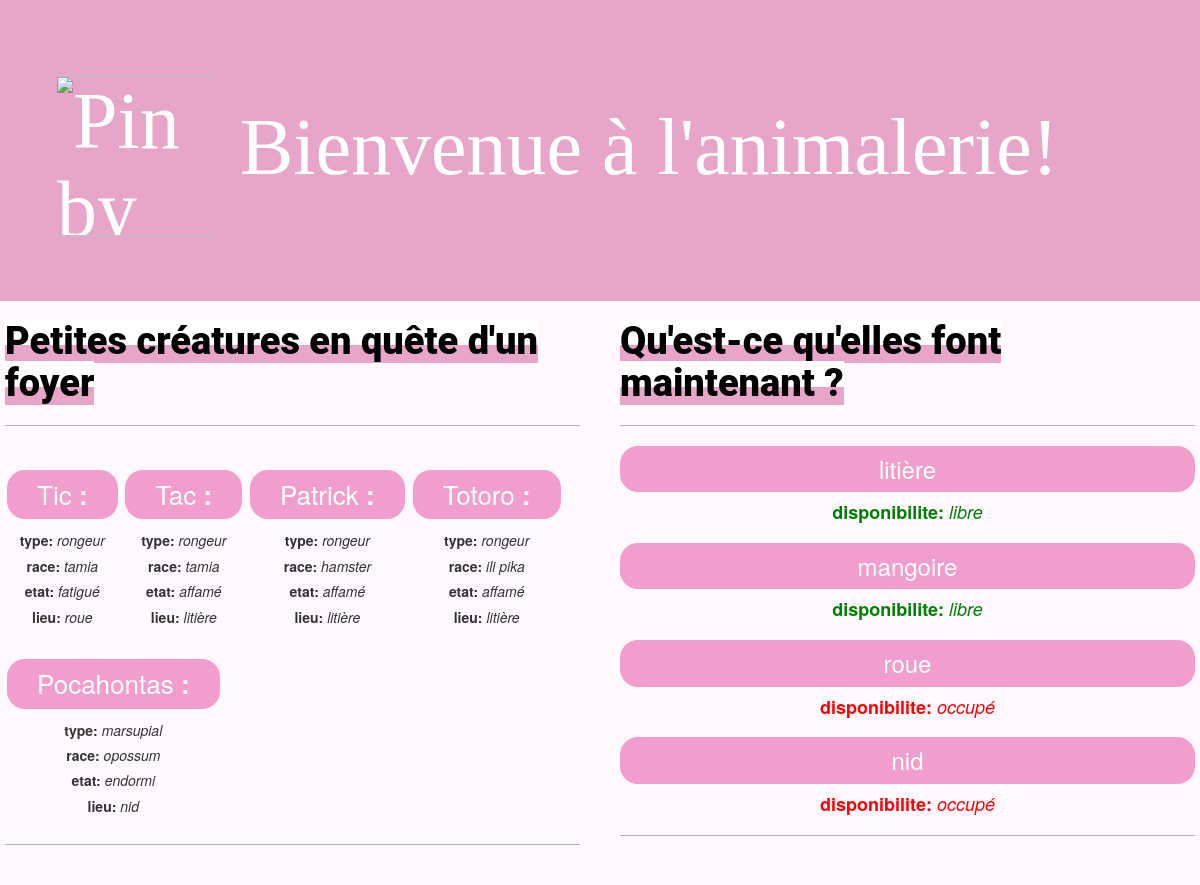
The page / on the database its author committed.
### animalerie/models.py (models this page shows, shortened)
class Animal(models.Model):
    id_animal = models.CharField(max_length=100, primary_key=True)
    etat = models.CharField(max_length=20)
    type = models.CharField(max_length=20)
    race = models.CharField(max_length=20)
    photo = models.CharField(max_length=200)
    lieu = models.ForeignKey(Equipement, on_delete=models.CASCADE)

class Equipement(models.Model):
    id_equip = models.CharField(max_length=100, primary_key=True)
    disponibilite = models.CharField(max_length=20)
    photo = models.CharField(max_length=200)
    def __str__(self):
        return self.id_equip

### animalerie/views.py (the view)
# urls.py: path('', views.animal_list, name='animal_list'),
def animal_list(request):
    animals = Animal.objects.all()
    equipement = Equipement.objects.all()
    return render(request, 'animalerie/animal_list.html', {'animals': animals, 'equipement': equipement})

### animalerie/templates/animalerie/animal_list.html
{% extends 'animalerie/base.html' %}
{% block content %}
<div class="row">
    <div class="main">
        <h6>Petites créatures en quête d'un foyer </h6>
        <br>
        <hr>
        {% for animal in animals %}
            <div class="main2">
            <h3><button class="button button"><a href="{% url 'animal_detail' id_animal=animal.id_animal %}">{{ animal.id_animal }}<b> : </b></a></button></h3>
            <h5><b>type:</b> <i>{{ animal.type }}</i></h5>
            <h5><b>race:</b> <i>{{ animal.race |linebreaksbr }}</i></h5>
            <h5><b>etat:</b> <i>{{ animal.etat |linebreaksbr }}</i></h5>
            <h5><b>lieu:</b> <i>{{ animal.lieu |linebreaksbr }}</i><h5>
            </div>
        {% endfor %}
        <hr>
    </div>
    <div class="main">
        <h6>Qu'est-ce qu'elles font maintenant ?</h6>
        <br>
        <hr>
        {% for equip in equipement %}
            <h3 style="background-color: #ee86c1c7;  color: white;border-radius: 18px; padding: 10px 30px; display: block; text-align: center;" >{{ equip.id_equip }}</h3>
            {% if equip.disponibilite == 'libre' %}
                <h4 style="color:green;"><b>  disponibilite: </b><i>{{ equip.disponibilite |linebreaksbr  }}</i></h4>
            {% endif %}
            {% if equip.disponibilite == 'occupé' %}
                <h4 style="color:red;"><b>   disponibilite:   </b><i>{{ equip.disponibilite |linebreaksbr }}</i></h4>
            {% endif %}
        {% endfor %}
        <hr>
    </div>
</div>
{% endblock %}

### animalerie/templates/animalerie/base.html (shortened to what this page needs)
{% load static %}
<html>
    <head>
        <link rel="stylesheet" href="//maxcdn.bootstrapcdn.com/bootstrap/3.2.0/css/bootstrap.min.css">
        <link rel="stylesheet" href="//maxcdn.bootstrapcdn.com/bootstrap/3.2.0/css/bootstrap-theme.min.css">
        <link rel="stylesheet" href="{% static 'css/animalerie.css' %}">
    </head>
    <body>
        <div class="header">
            <h1><img src="https://i.pinimg.com/originals/6d/7f/29/6d7f29434458fc51b4dec7029e951180.jpg" jsaction="load:XAeZkd;" jsname="HiaYvf" class="n3VNCb KAlRDb" alt="Pin by PN on anime | Cute hamsters, Cute animal drawings, Cute kawaii  animals" data-noaft="1" style="width: 165px; height: 161.25px; margin: 0px;"> Bienvenue à l'animalerie!</h1>
        </div>
            {% block content %}
            {% endblock %}
    </body>
</html>

### animalerie/static/css/animalerie.css (style rules this page uses)
* { box-sizing: border-box; }
body { margin: 0; }
a { color: #fff; text-decoration: none; }
.header { background: #e7a5ca; color: rgb(255, 255, 255); padding: 55px; font-family: "Times New Roman", Times, serif; text-align: left; }
.header h1 { font-size: 80px; }
h2, h3, h4, h5 { text-align: center; }
h6 { font-size: 38px; text-align: center; color: black; font-family: 'Roboto', sans-serif; font-weight: 900; display: inline; text-align: center; background-image: linear-gradient(#fff 60%, #e7a5ca 55%); }
hr { height: 1px; background-color: rgb(179, 178, 178); border: none; }
.row { display: -ms-flexbox; display: flex; -ms-flex-wrap: wrap; flex-wrap: wrap; }
.main { -ms-flex: 50%; flex: 50%; background-color: #ffeafd4f; padding: 20px; }
.main2 { display: inline-block; }
.button { background-color: #ee86c1c7; border: none; color: white; padding: 10px 30px; text-align: center; text-decoration: none; display: inline-block; font-size: 26px; margin: 4px 2px; cursor: pointer; border-radius: 18px; }

### rows shown on the page
Animal: id_animal "Tic", type "rongeur", race "tamia", etat "fatigué", lieu "roue"
Animal: id_animal "Tac", type "rongeur", race "tamia", etat "affamé", lieu "litière"
Animal: id_animal "Patrick", type "rongeur", race "hamster", etat "affamé", lieu "litière"
Animal: id_animal "Totoro", type "rongeur", race "ili pika", etat "affamé", lieu "litière"
Animal: id_animal "Pocahontas", type "marsupial", race "opossum", etat "endormi", lieu "nid"
Equipement: id_equip "litière", disponibilite "libre"
Equipement: id_equip "mangoire", disponibilite "libre"
Equipement: id_equip "roue", disponibilite "occupé"
Equipement: id_equip "nid", disponibilite "occupé"
